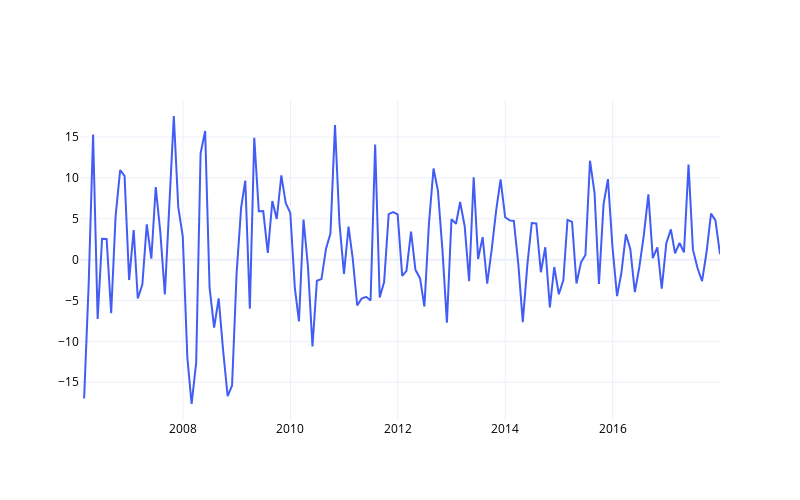

Here is the notebook cell this chart was saved with:
### Code cell
fig = go.Figure()

fig.add_trace(
    go.Scatter(
        x = google_month_mean.index,
        y = google_month_mean["rend_m"],
        line_color = "#425df5"
    )
)

fig.update_layout(
    template = "plotly_white",
    height = 500,
    width = 800,
    font_color = "black"
    )

### Figure 1 — Plotly figure (JSON) as saved in the notebook; plotly's stock layout.template omitted (floating-point values rounded to 4 significant figures; data arrays with more than 128 entries replaced by an {"elided": "..."} marker saying what was removed)
{"data": [{"line": {"color": "#425df5"}, "type": "scatter", "x": {"elided": "144 str values"}, "y": {"elided": "144 float values"}}], "layout": {"font": {"color": "black"}, "height": 500, "width": 800}}
